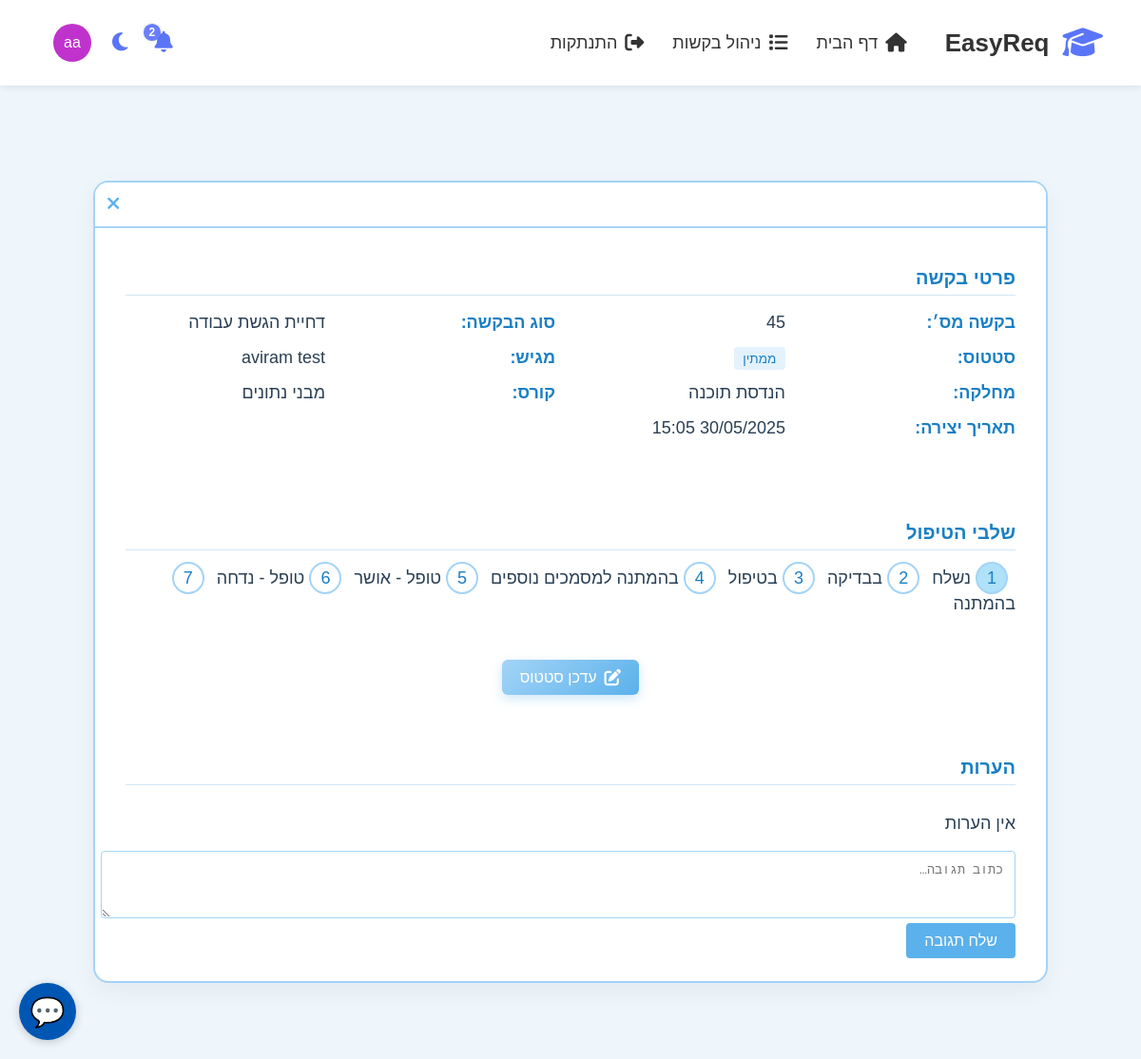
The app's page /requests/45/ (signed in) with its own data.
### Website/models.py (models this page shows, shortened)
class User(AbstractUser):
    email = models.EmailField(max_length=100, unique=True)
    department = models.ForeignKey(Department, on_delete=models.CASCADE)
    info = models.CharField(max_length=100) ## 'Reservist, Extension'
    profile_pic = models.ImageField(
        upload_to="profile_pics/",
        blank=True,
        null=True,
        default="images/profile.png"
    )
    roles = (
        (0, 'Student'),
        (1, 'Lecturer'),
        (2, 'Staff'),
        (3, 'Deanery'))
    role = models.SmallIntegerField(default=0, choices=roles)
    courses = models.ManyToManyField("Course", blank=True)
    year = models.SmallIntegerField(default=0)
    def __str__(self):
        return self.first_name + ' ' + self.last_name
    class Meta:
        app_label = 'Website'
        db_table = 'Website_user'
        verbose_name = 'User'
        verbose_name_plural = 'Users'
    groups = models.ManyToManyField(
        Group,
        related_name='website_user_set',
        blank=True
    )
    user_permissions = models.ManyToManyField(
        Permission,
        related_name='website_user_permissions_set',
        blank=True
    )

class Request(models.Model):
    STATUSES = (
        (0, 'ממתין'),
        (1, 'אושר'),
        (2, 'נדחה')
    )
    PIPELINE_STATUSES = (
        (0, 'נשלח'),
        (1, 'בבדיקה'),
        (2, 'בטיפול'),
        (3, 'בהמתנה למסמכים נוספים'),
        (4, 'טופל - אושר'),
        (5, 'טופל - נדחה'),
        (6, 'בהמתנה')
    )
    PRIORITY_LEVELS = (
        (0, 'נמוכה'),
        (1, 'בינונית'),
        (2, 'גבוהה'),
        (3, 'דחופה')
    )
    TITLES = (
        (0, 'הגשת אישורים'),
        (1, 'בקשה למועד מיוחד'),
        (2, 'שקלול עבודות בית בציון הסופי'),
        (3, 'דחיית הגשת עבודה'),
        (4, 'שחרור מחובת הרשמה'),
        (5, 'בקשה לפטור מקורס'),
        (6, 'ערעור על ציון'),
        (7, 'בקשה לפטור מעבודת הגשה'),
        (8, 'בקשה לפטור מדרישת קדם'),
        (9, 'בקשה לעזרה מיוחדת - דיקאנט'),
        (10, 'אחר')
    )
    student = models.ForeignKey(User, on_delete=models.CASCADE, limit_choices_to={'role': 0},related_name='submitted_requests')
    dept = models.ForeignKey(Department, on_delete=models.CASCADE)
    course = models.ForeignKey(Course, on_delete=models.CASCADE, null=True, blank=True)
    title = models.SmallIntegerField(default=10, choices=TITLES)
    description = models.TextField()
    status = models.SmallIntegerField(default=0, choices=STATUSES)
    pipeline_status = models.SmallIntegerField(default=0, choices=PIPELINE_STATUSES)
    priority = models.SmallIntegerField(default=1, choices=PRIORITY_LEVELS)
    created = models.DateTimeField(auto_now_add=True)
    modified = models.DateTimeField(auto_now=True)
    assigned_to = models.ManyToManyField(User, related_name='assigned_requests',limit_choices_to={'role__in': [1, 2, 3]},
                                         blank=True)
    viewers = models.ManyToManyField(User, related_name='viewable_requests', blank=True)
    resolved_date = models.DateTimeField(null=True, blank=True)
    resolution_notes = models.TextField(blank=True)
    attachments = models.FileField(upload_to='request_attachments/', null=True, blank=True)
    def get_sla_status(self):
        if self.status != 0:  # If not pending, SLA doesn't apply
            return "Resolved"
        from django.utils import timezone
        elapsed = (timezone.now() - self.created).total_seconds() / 3600
        sla_thresholds = {
            0: 168,  # Low: 7 days
            1: 72,  # Medium: 3 days
            2: 48,  # High: 2 day
            3: 24,  # Urgent: 1 hours
        }
        threshold = sla_thresholds.get(self.priority, 48)
        if elapsed > threshold:
            return "בחריגה"
        elif elapsed > (threshold * 0.75):
            return "בסיכון"
        else:
            return "בזמן"

class Department(models.Model):
    id = models.AutoField(primary_key=True)
    name = models.CharField(max_length=50)
    class Meta:
        app_label = 'Website'
        verbose_name = 'Department'
        verbose_name_plural = 'Departments'

class Course(models.Model):
    id = models.AutoField(primary_key=True)
    name = models.CharField(max_length=50)
    year = models.SmallIntegerField(default=1)
    dept = models.ForeignKey(Department, on_delete=models.CASCADE)
    lecturers = models.ManyToManyField('User', related_name='taught_courses', limit_choices_to={'role': 1}, blank=True)
    class Meta:
        app_label = 'Website'
        verbose_name = 'Course'
        verbose_name_plural = 'Courses'

### Website/views.py (the view, shortened to what this page needs)
# urls.py: path('requests/<int:request_id>/', views.request_detail, name='request_detail'),
def request_detail(request, request_id):
    req = get_object_or_404(Request, pk=request_id)
    assigned_users = list(req.assigned_to.all())
    logger.debug(f"Request #{req.id} is assigned to: {assigned_users}")
    has_access = (
        request.user == req.student or
        req.assigned_to.filter(id=request.user.id).exists() or
        request.user.role in [2, 3] or
        req.viewers.filter(id=request.user.id).exists()
    )
    if not has_access:
        messages.error(request, "אין לך הרשאות לצפות בבקשה זו.")
        return redirect('list_requests')
    comments = req.comments.all()
    file_url = req.attachments.url if req.attachments else None
    file_type = None
    if file_url:
        ext = os.path.splitext(file_url)[1].lower()
        if ext == ".pdf":
            file_type = "pdf"
        elif ext in [".jpg", ".jpeg", ".png", ".gif"]:
            file_type = "image"
    return render(request, 'request_detail.html', {
        'request': req,
        'comments': comments,
        'sla_status': req.get_sla_status(),
        'file_url': file_url,
        'file_type': file_type
    })

### Website/context_processors.py (called while the page is built)
def global_notifications(request):
    user = request.user
    notifications = []
    notification_count = 0
    if user.is_authenticated:
        notifications = Notification.objects.filter(
            user=user,
            read=False
        ).order_by('-created_at')
        notification_count = notifications.count()
    return {
        'notifications': notifications,
        'notification_count': notification_count,
        'role': user.role if user.is_authenticated else 0
    }

### Website/templates/request_detail.html (shortened to what this page needs)
{% extends 'base.html' %}
{% load static %}
{% block content %}
<link href="https://unpkg.com/boxicons@2.1.4/css/boxicons.min.css" rel="stylesheet">
<div class="page-wrapper">
  <div class="request-container">
    <div class="request-header">
      <a href="{% url 'list_requests' %}" class="close-btn"><i class="fas fa-times"></i></a>
    </div>
    <div class="card-body">
      <h2 class="section-title">פרטי בקשה</h2>
      <dl class="details-grid">
        <dt>בקשה מס׳:</dt><dd>{{ request.id }}</dd>
        <dt>סוג הבקשה:</dt><dd>{{ request.get_title_display }}</dd>
        <dt>סטטוס:</dt>
          <dd>
            <span class="badge badge-status">
              {{ request.get_status_display }}
            </span>
          </dd>
        <dt>מגיש:</dt><dd>{{ request.student.get_full_name }}</dd>
        <dt>מחלקה:</dt><dd>{{ request.dept.name }}</dd>
        {% if request.course %}
        <dt>קורס:</dt><dd>{{ request.course.name }}</dd>
        {% endif %}
        <dt>תאריך יצירה:</dt><dd>{{ request.created|date:"d/m/Y H:i" }}</dd>
      </dl>
    </div>
    <div class="card-body pipeline">
      <h2 class="section-title">שלבי הטיפול</h2>
      {% for s_value,s_name in request.PIPELINE_STATUSES %}
        <div class="step
          {% if request.pipeline_status == forloop.counter0 %}current{% endif %}">
          {{ forloop.counter }}
        </div>
        <span>{{ s_name }}</span>
      {% endfor %}
    </div>
{% if user.role != 0 %}
  <div class="btn-update-wrapper text-center">
    <a href="{% url 'update_request_status' request.id %}"
       class="btn-update-blue">
      <i class="fas fa-edit"></i> עדכן סטטוס
    </a>
  </div>
{% endif %}
    <div class="card-body">
      <h2 class="section-title">הערות</h2>
      <div class="comments-list">
        {% for comment in comments %}
          <div class="comment {% if comment.user != request.student %}staff{% endif %}">
            <strong>{{ comment.user.get_full_name }}</strong>
            <small class="text-muted">– {{ comment.created|date:"d/m/Y H:i" }}</small>
            <div>{{ comment.comment|linebreaks }}</div>
          </div>
        {% empty %}
          <p>אין הערות</p>
        {% endfor %}
      </div>
      <form method="post">
        <textarea name="comment" rows="3" placeholder="כתוב תגובה…"></textarea>
        <button type="submit" class="btn btn-action">שלח תגובה</button>
      </form>
    </div>
  </div>
</div>
{% endblock %}

### Website/templates/base.html (shortened to what this page needs)
<!DOCTYPE html>
<html lang="he">
<head>
  <link rel="stylesheet" href="/static/css/chatbot-widget.css">
  <link rel="stylesheet" href="https://cdnjs.cloudflare.com/ajax/libs/font-awesome/6.5.0/css/all.min.css" />
</head>
<body>
<div class="topbar">
  <div class="topbar-right">
    <div class="logo-container">
      <i class="fas fa-graduation-cap"></i>
      <span>EasyReq</span>
    </div>
    <div class="nav-links">
       <a href="{% url 'home' %}"><i class="fas fa-home"></i>דף הבית</a>
          {% if user.is_authenticated %}
        <a href="{% url 'list_requests' %}"><i class="fas fa-list"></i>ניהול בקשות </a>
        {% if user.is_authenticated %}
        <a href="{% url 'logout' %}"><i class="fas fa-sign-out-alt"></i>התנתקות</a>
        {% else %}
        <a href="{% url 'login' %}"><i class="fas fa-sign-in-alt"></i>התחברות</a>
        <a href="{% url 'register' %}"><i class="fas fa-user-plus"></i>הרשמה</a>
        {% endif %}
          {% else %}
        <a href="{% url 'login' %}"><i class="fas fa-sign-in-alt"></i>התחברות</a>
        <a href="{% url 'register' %}"><i class="fas fa-user-plus"></i>הרשמה</a>
      {% endif %}
    </div>
    </div>
    <div class="topbar-buttons">
      {% if user.is_authenticated %}
      <div class="notification-wrapper">
    <button onclick="toggleNotifications()" id="notificationBtn" title="התראות">
      <i class="fas fa-bell"></i>
      {% if notification_count > 0 %}
      <span class="notification-count">{{ notification_count }}</span>
      {% endif %}
    </button>
  </div>
    {% endif %}
    <button onclick="toggleContrast()" id="contrastBtn" title="מצב כהה"><i class="fas fa-moon"></i></button>
  <div class="profile-wrapper" onclick="toggleProfileMenu()">
    <div class="profile-pic-container">
      {% if user.profile_pic and user.profile_pic.url and "profile.png" not in user.profile_pic.name %}
        <img src="{{ user.profile_pic.url }}" class="profile-pic">
      {% else %}
        <div class="initials-circle" data-username="{{ user.username }}">
          {{ user.first_name|slice:":1" }}{{ user.last_name|slice:":1" }}
        </div>
      {% endif %}
    </div>
  </div>
</div>
</div>
<div class="content">
  {% block content %}{% endblock %}
</div>
</body>
</html>

### Website/templates/base.html (style rules this page uses)
body { margin: 0; font-family: 'Calibri', sans-serif; direction: rtl; background-color: #f4f6f9; transition: background-color 0.3s, color 0.3s; }
.topbar { position: fixed; top: 0; right: 0; left: 0; height: 90px; background-color: #ffffff; box-shadow: 0 2px 6px rgba(0, 0, 0, 0.08); z-index: 1001; display: flex; align-items: center; justify-content: space-between; padding: 0 40px; overflow: visible; }
.topbar-right { display: flex; align-items: center; gap: 40px; }
.logo-container { display: flex; align-items: center; gap: 14px; }
.logo-container i { font-size: 34px; color: #5a75f8; }
.logo-container span { font-size: 26px; font-weight: bold; color: #333; }
.nav-links { display: flex; gap: 30px; align-items: center; }
.nav-links a { text-decoration: none; color: #333; font-size: 18px; display: flex; align-items: center; gap: 8px; transition: color 0.3s; }
.nav-links a i { font-size: 20px; }
.topbar-buttons { display: flex; gap: 16px; align-items: center; position: relative; overflow: visible; z-index: 1002; }
.topbar-buttons button { background: none; border: none; cursor: pointer; font-size: 22px; color: #5a75f8; transition: transform 0.2s; position: relative; }
.notification-count { position: absolute; top: -6px; left: -6px; background-color: #6a7dfc; color: white; font-size: 12px; font-weight: bold; padding: 2px 6px; border-radius: 50%; box-shadow: 0 0 5px rgba(0,0,0,0.1); }
.notification-wrapper { position: relative; }
.content { margin-top: 110px; padding: 40px; font-size: 18px; }
.topbar .profile-wrapper { display: flex; align-items: center; margin-left: 16px; cursor: pointer; }
.topbar .profile-pic-container { width: 40px; height: 40px; position: relative; overflow: hidden; border-radius: 50%; }
.topbar .profile-pic-container img.profile-pic, .topbar .profile-pic-container .initials-circle { width: 100%; height: 100%; object-fit: cover; display: flex; align-items: center; justify-content: center; font-size: 1rem; }
.topbar .initials-circle { color: #fff !important; }

### Website/templates/request_detail.html (style rules this page uses)
body { background-color: #eef6fc; font-family: 'Calibri', sans-serif; direction: rtl; margin: 0; padding: 0; color: #2a3f54; }
.text-center { text-align: center; }
.btn-update-wrapper { margin: 24px 0; }
.page-wrapper { padding: 40px 0; display: flex; justify-content: center; }
.request-container { width: 1000px; background: #fff; border: 2px solid #a3d4f7; border-radius: 16px; box-shadow: 0 8px 24px rgba(0,0,0,0.05); overflow: hidden; }
.request-header { padding: 12px; border-bottom: 2px solid #a3d4f7; background: #fff; display: flex; justify-content: flex-end; }
.request-header .close-btn { color: #5bb1eb; font-size: 1.2rem; text-decoration: none; }
.card-body { padding: 24px 32px; }
.section-title { font-size: 1.25rem; font-weight: bold; margin-bottom: 12px; border-bottom: 1px solid #d0e6f9; padding-bottom: 6px; color: #197fc3; }
.details-grid { display: grid; grid-template-columns: repeat(auto-fit, minmax(200px,1fr)); gap: 16px 32px; margin-bottom: 24px; }
.details-grid dt { font-weight: bold; color: #197fc3; }
.details-grid dd { margin: 0; }
.badge { font-size: 0.85rem; padding: 0.3rem 0.6rem; border-radius: 4px; }
.badge-status { background: #e3f2fd; color: #197fc3; }
.pipeline { margin-bottom: 24px; }
.pipeline .step { display: inline-block; width: 30px; height: 30px; line-height: 30px; text-align: center; border: 2px solid #a3d4f7; border-radius: 50%; margin-right: 8px; color: #197fc3; }
.pipeline .step.current { background: #afe1f8; }
.comments-list { max-height: 300px; overflow-y: auto; }
textarea { width: 100%; padding: 12px; border: 1px solid #a3d4f7; border-radius: 4px; resize: vertical; }
.btn { padding: 0.6rem 1.2rem; font-size: 1rem; border-radius: 4px; border: none; cursor: pointer; }
.btn-action { background: #5bb1eb; color: #fff; }
.btn-update-blue { background: linear-gradient(135deg, #a3d4f7 0%, #5bb1eb 100%); color: #fff; font-size: 1rem; padding: 0.6rem 1.2rem; border: none; border-radius: 6px; box-shadow: 0 4px 12px rgba(91,177,235,0.3); transition: background 0.3s ease, transform 0.2s ease; display: inline-flex; align-items: center; justify-content: center; gap: 0.5rem; text-decoration: none; }
.btn-update-blue i { font-size: 1.1rem; }

### records on screen
User: first_name "a", last_name "a"
Request: id "45", title "דחיית הגשת עבודה", status "ממתין", student.get_full_name "aviram test", dept.name "הנדסת תוכנה", course.name "מבני נתונים", created "30/05/2025 15:05"

### other values on screen
{{ notification_count }} "2"
{{ s_name }} "נשלח" "בבדיקה" "בטיפול" "בהמתנה למסמכים נוספים" "טופל - אושר" "טופל - נדחה" "בהמתנה"
